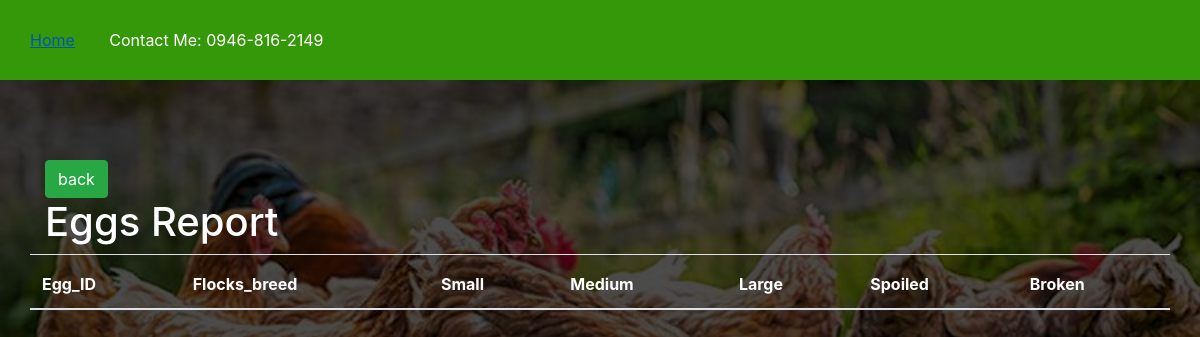
/eggsreport.php, run on an earlier commit of the app's database.
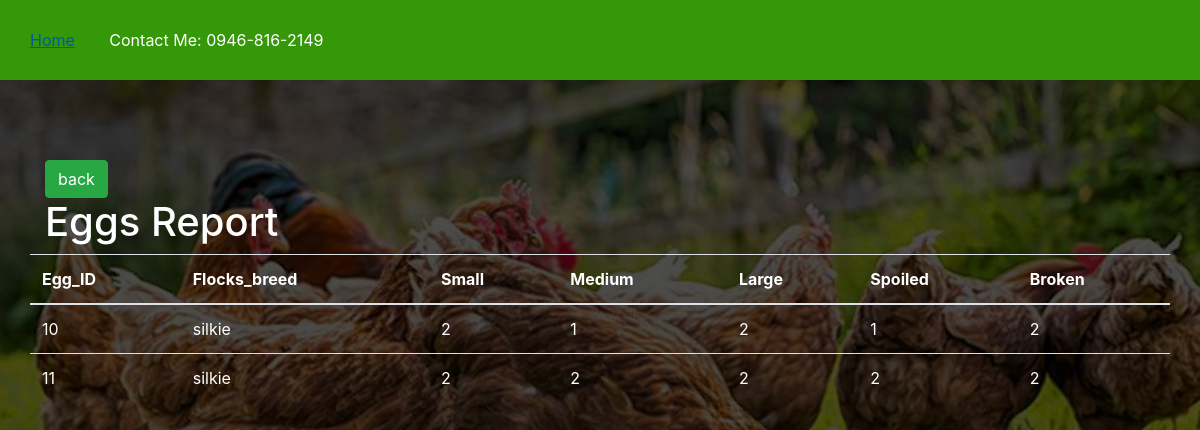
And on a later commit of the database.
### tables this page shows
CREATE TABLE `eggs` (
  `id` int(100) NOT NULL,
  `userid` int(100) DEFAULT NULL,
  `flocks_id` int(100) NOT NULL,
  `small` int(100) DEFAULT NULL,
  `medium` int(100) DEFAULT NULL,
  `large` int(100) DEFAULT NULL,
  `spoiled` int(100) NOT NULL,
  `broken` int(100) NOT NULL
);

CREATE TABLE `flocks` (
  `id` int(100) NOT NULL,
  `userid` int(100) DEFAULT NULL,
  `breed` varchar(255) DEFAULT NULL,
  `rooster` int(255) DEFAULT NULL,
  `hen` int(255) DEFAULT NULL
);

### eggsreport.php (the view, shortened to what this page needs)
<!DOCTYPE html>
<html>
<head>
	<link rel="stylesheet" type="text/css" href="Css1/style.css">
	<link rel="stylesheet" type="text/css" href="Css1/side.css">
	<link rel="stylesheet" type="text/js" href="javascript/java.js">
	<link rel="stylesheet" href="bootstrap/css/bootstrap.min.css">
</head>
<body>
<div id="main">
			<nav>
				<ul>
					<li><a href="index.php">Home</a></li>
					<li>Contact Me: 0946-816-2149</li>
				</ul>
			</nav>
	</div>
<?php require_once 'process3.php';?>
	<div class="container">
	<?php
		$mysqli = new mysqli('localhost','root','','registration') or die(mysqli_error($mysqli));
		?>
		<?php
		$result = $mysqli->query("SELECT * FROM flocks,eggs where flocks.id = eggs.flocks_id") or die($mysqli->error);
		?>
		<a href="index1.php"class="btn btn-success">back</a>
		<h1 class="text-white">Eggs Report</h1>
		<div class="row justify-content-center">
		<br><br><br>
			<table class="table">
				<thead>
					<tr class="text-white">
						<th>Egg_ID</th>
						<th>Flocks_breed</th>
						<th>Small</th>
						<th>Medium</th>
						<th>Large</th>
						<th>Spoiled</th>
						<th>Broken</th>
					</tr>
				</thead>
				<?php
					while($row=$result->fetch_assoc()):?>
						<tr class="text-white">
							<td><?php echo $row['id']?></td>
							<td><?php echo $row['breed']?></td>
							<td><?php echo $row['small']?></td>
							<td><?php echo $row['medium']?></td>
							<td><?php echo $row['large']?></td>
							<td><?php echo $row['spoiled']?></td>
							<td><?php echo $row['broken']?></td>
						</tr>
						<?php endwhile;?>
			</table>
		</div>
	<br><br>
</body>
</html>

### Css1/style.css (style rules this page uses)
body { overflow-x: hidden; }

### Css1/side.css (style rules this page uses)
* { margin:0px; padding:0px; }
body { font-size:120%; background:#F8F8FF; background-image:linear-gradient(rgba(0,0,0,0.7),rgba(0,0,0,0.7)), url("../Image chicken/b.jpg"); background-size:cover; }
#main { width:100%; height:20vh; }
nav { width:100%; height:80px; background-color:#349808; line-height:80px; }
nav ul { float:left; margin-right:30px; }
nav ul li { list-style-type: none; display:inline-block; transition:0.8s all; color:#fff }
nav ul li a { text-decoration:none; color:#fff; padding:30px; }
.btn { padding:10px; font-size:15px; color:white; background:#349808; border:none; border-radius:5px; }

What changed in the data, as far as the page shows it:
added eggs: id "10", flocks.breed "silkie", small "2", medium "1", large "2", spoiled "1", broken "2"
added eggs: id "11", flocks.breed "silkie", small "2", medium "2", large "2", spoiled "2", broken "2"
